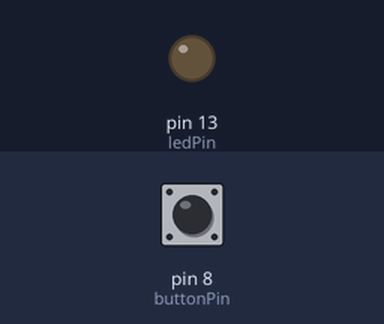
The sketch below on a simulated Arduino Uno, built with avr-gcc and run on an emulated ATmega328P. Parts: output pins drawn as LEDs (lit = HIGH). The inputs (shaded band) are chosen by the test bench; at power-on: pin 8 (buttonPin) HIGH.

Above: at 1.2 s.
1.3 s: pin 8 (buttonPin) pulled LOW for 0.15 s
At 2.5 s:
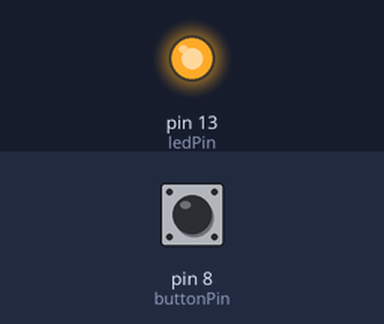
2.9 s: pin 8 (buttonPin) pulled LOW for 1 s
At 3.8 s:
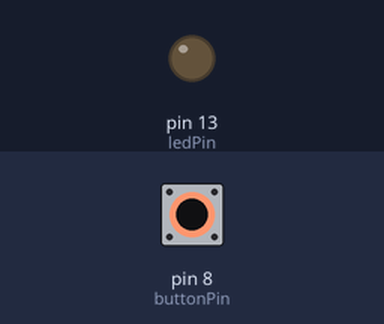
5.4 s: pin 8 (buttonPin) pulled LOW for 3.2 s
At 5.7 s:
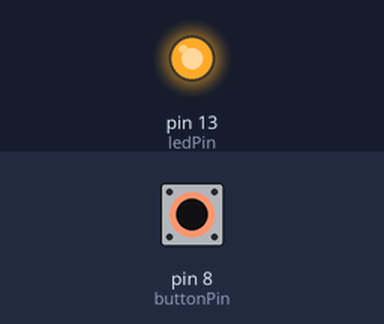
Timing chart, 0 to 8.4 s (numbered marks = the images above; inputs shaded):
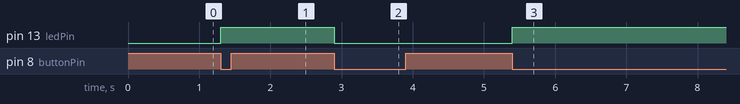

The sketch:

CPSlab2.2.ino
```cpp
const int buttonPin = 8;  // Using pin 8 with pull-up
const int ledPin = 13;
volatile bool ledState = false;

ISR(PCINT0_vect) {  // Interrupt vector for PCINT[7:0] (pins 8–13)
  // Check if pin 8 changed from HIGH to LOW
  if (digitalRead(buttonPin) == LOW) {
    ledState = !ledState;
    digitalWrite(ledPin, ledState);
  }
}

void setup() {
  pinMode(buttonPin, INPUT_PULLUP);
  pinMode(ledPin, OUTPUT);

  // Enable pin change interrupt for pin 8
  PCICR |= (1 << PCIE0);     // Enable Pin Change Interrupt for Port B
  PCMSK0 |= (1 << PCINT0);   // Enable interrupt for PB0 (pin 8)
}

void loop() {
  // Nothing here; handled by interrupt
}
```

Measured:
- after the input at 1.3 s, pin 13 (ledPin): LOW → HIGH at once
- after the input at 2.9 s, pin 13 (ledPin): HIGH → LOW at once
- after the input at 5.4 s, pin 13 (ledPin): LOW → HIGH at once
